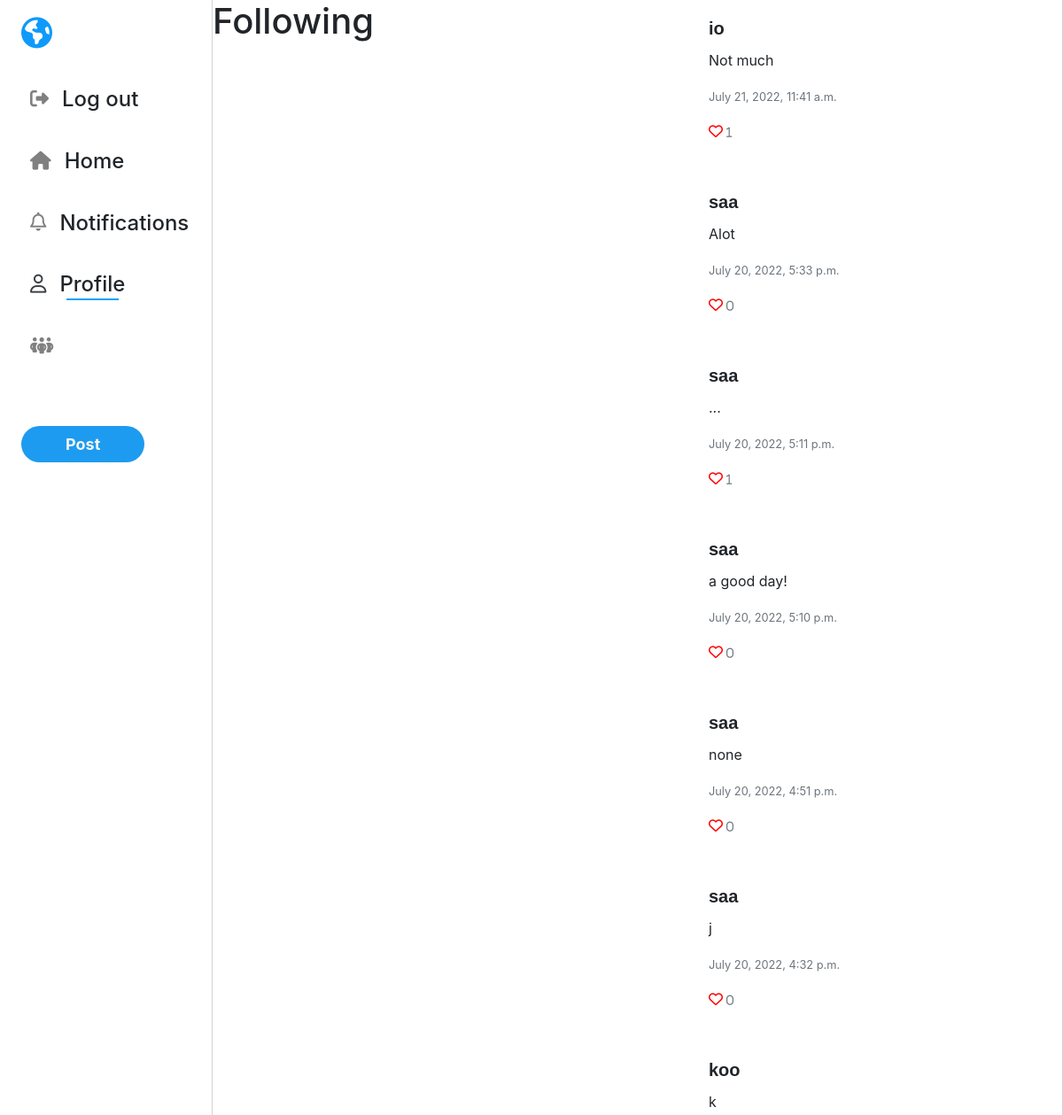
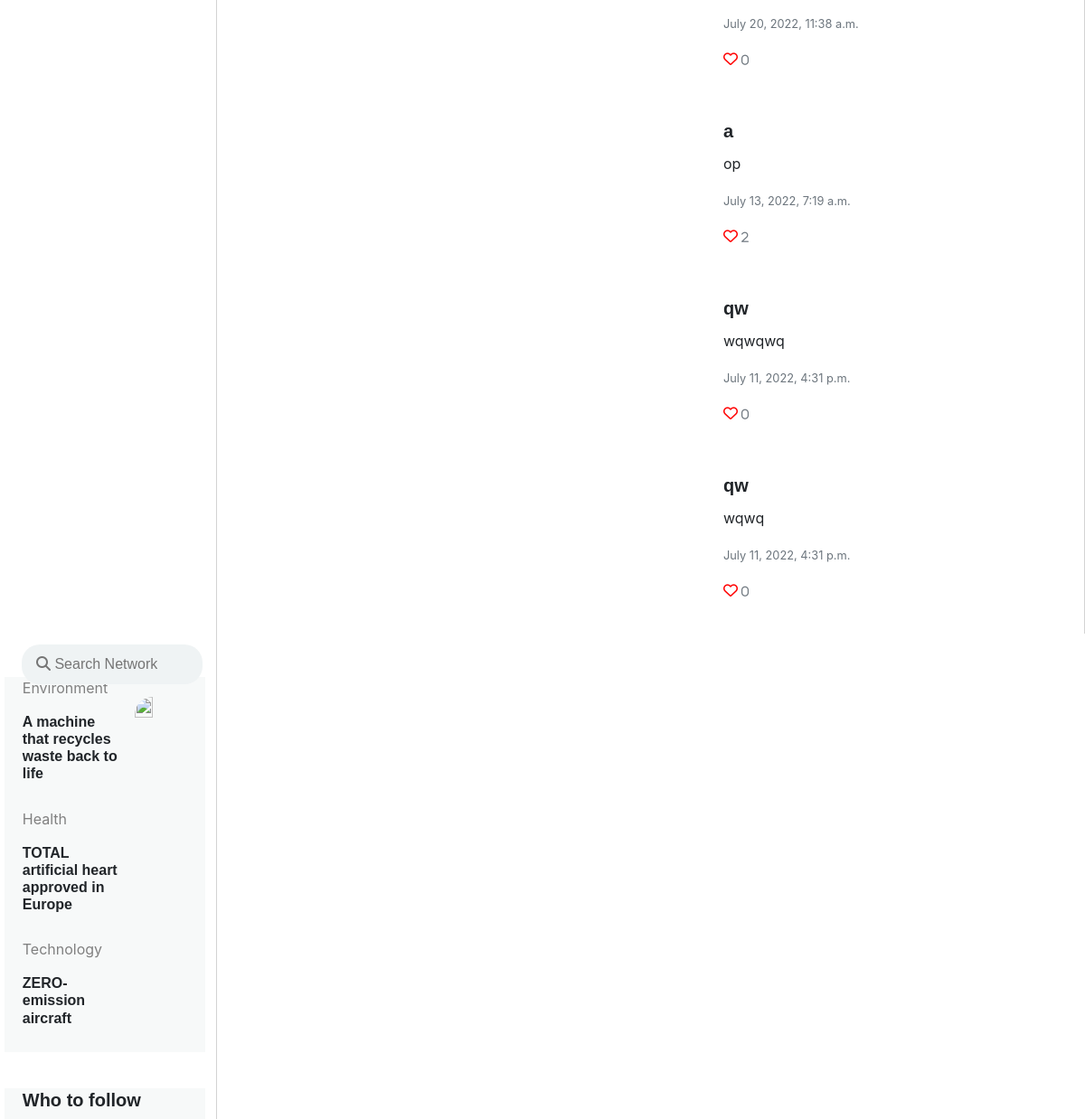
Page /following (signed in) on the committed database (2 pictures, top to bottom).
### network/models.py (models this page shows, shortened)
class Post(models.Model):
    user = models.ForeignKey(User, on_delete=models.CASCADE)
    text = models.CharField(max_length=160, default=None)
    post_date = models.DateTimeField(default=datetime.datetime.now)

class User(AbstractUser):
    profile_image = models.ImageField(null=True, blank=True, upload_to="images/")
    cover_image = models.ImageField(null=True, blank=True, upload_to="cover/",default="cover/jaguar.jpg")
    bio = models.CharField(max_length=100, blank=True,default='Hello, im new!')

### network/views.py (the view)
# urls.py: path("following", views.following, name="following"),
def following(request):
    if request.user.is_authenticated:
        user = request.session['_auth_user_id']
        followers = Follower.objects.filter(follower=user)
        likes = Like.objects.filter(post=OuterRef('id'), user_id=user)
        posts = Post.objects.filter(user_id__in=followers.values('following_id')).order_by(
            '-post_date').annotate(current_like=Count(likes.values('id')))
    else:
        return HttpResponseRedirect(reverse("login"))
    paginator = Paginator(posts, MAX_POSTS_PER_PAGE)
    page_number = request.GET.get('page')
    page_obj = paginator.get_page(page_number)
    return render(request, "network/following.html", {
        'posts': page_obj,
        'form': NewPostForm()
    })

### network/views.py
class NewPostForm(forms.Form):
    post_text = forms.Field(widget=forms.Textarea(
        {'rows': '2','id':'textPost', 'maxlength': 160, 'class': 'form-control', 'placeholder': "What's on your mind?",'style': "resize:none;float:right;padding-top:20px;padding-left:70px;font-size:large;",}), label="New Post", required=True)

### network/templates/network/following.html (shortened to what this page needs)
{% extends "network/layout.html" %}
{% block body %}
<h1>Following</h1>
<div id="posts">
    {% for post in posts %}
    <div class="card">
        <div class="card-body">
            <h5 class="card-title"><a href="{% url 'profile' post.user.username %}">{{post.user.username}}</a></h5>
            <p class="card-text" id="post_text_{{post.id}}"> {{ post.text }}</p>
            <p class="card-text"><small class="text-muted">{{post.post_date}}</small></p>
            <p class="card-text">
                <div data-id="{{post.id}}"
                    class="card-link {% if post.current_like > 0 %} fas {%else%} far {% endif %} fa-heart">&nbsp<small
                        class="text-muted">{{post.like_set.count}}</small></div>
            </p>
        </div>
    </div>
    {% empty %}
    <h4>You're not following anyone at the moment...</h4>
    {% endfor %}
</div>
{% endblock %}

### network/static/network/styles.css (style rules this page uses)
body { position:relative; }
.fa-heart { color: red !important; cursor: pointer; margin-right: 5%; }
h5 { font-weight: bold; }
a { all: unset; }
.welcomeDiv > div { border-right: 1px solid lightgray; }
a:link { text-decoration: none; }
h5 { text-align: left; font-weight: bolder; font-family:Verdana, sans-serif; }
.card { height:fit-content; border:hidden; }

### rows in the picture
Post: user.username "io", text "Not much", post_date "July 21, 2022, 11:41 a.m.", like_set.count "1"
Post: user.username "saa", text "Alot", post_date "July 20, 2022, 5:33 p.m.", like_set.count "0"
Post: user.username "saa", text "...", post_date "July 20, 2022, 5:11 p.m.", like_set.count "1"
Post: user.username "saa", text "a good day!", post_date "July 20, 2022, 5:10 p.m.", like_set.count "0"
Post: user.username "saa", text "none", post_date "July 20, 2022, 4:51 p.m.", like_set.count "0"
Post: user.username "saa", text "j", post_date "July 20, 2022, 4:32 p.m.", like_set.count "0"
Post: user.username "koo", text "k", post_date "July 20, 2022, 11:38 a.m.", like_set.count "0"
Post: user.username "a", text "op", post_date "July 13, 2022, 7:19 a.m.", like_set.count "2"
Post: user.username "qw", text "wqwqwq", post_date "July 11, 2022, 4:31 p.m.", like_set.count "0"
Post: user.username "qw", text "wqwq", post_date "July 11, 2022, 4:31 p.m.", like_set.count "0"
